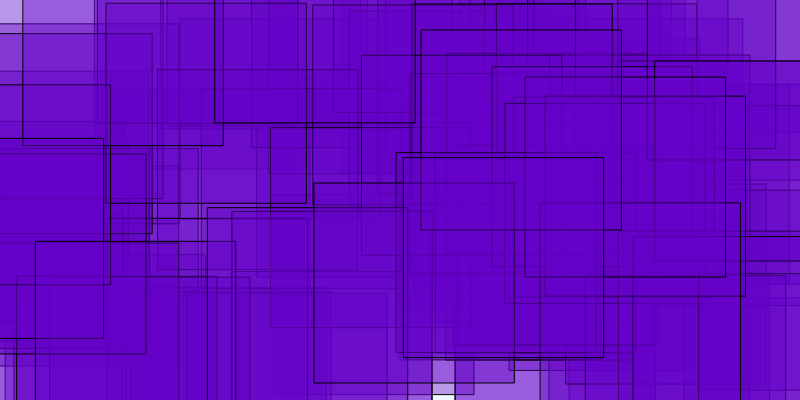
Frame 1 (no input)
Frame 60 (no input): identical to frame 1, image omitted
Frame 120 (the mouse pressed at the canvas centre since frame 60): identical to frame 1, image omitted

The p5.js sketch that drew this single still picture (run headless with seeded random() and noise() and a simulated clock; from frame 60 on, the mouse is pressed at the canvas centre):

// p5.js sketch
// ── sketch.js
//Object Literals
//Similar to JSON format

//Object literal can be a way of grouping variables together
let defaults = {
    bg: "aliceblue",
    f: "yellow",
    canvasWidth: 800
}

//Object literal can also have functions
let rectangle = {
    width: 100,
    height: 200,
    x: 100,
    y: 100,
    display: function () {
        rect(this.x, this.y, this.width, this.height);
    },
    area: function () {
        return this.width * this.height;
    },
    perimeter: function () {
        return 2 * this.width + 2 * this.height;
    }
};

let a, p;

let rects = [];
let numRect = 100;

function setup() {
    createCanvas(defaults.canvasWidth, 400);
    rectMode(CENTER);
    background(defaults.bg);
    fill(defaults.f);
    for (let i = 0; i < numRect; i++) {
        let r = {
            pos:[random(width), random(height)],
            render: function () {
                rect(this.pos[0], this.pos[1], 200, 200);
            }
        }
        rects.push(r);
    }
    fill(100, 0, 200, 100);
    for (let i = 0; i < numRect; i++) {
        rects[i].render();

    }

    //   a =createP();
    //   p =createP();
    //   a.position(100, 100);
    //   p.position(100, 120);
    //   a.html("Area: " + rectangle.area());
    //   p.html("Perimeter: " + rectangle.perimeter());
}

function draw() {

}
